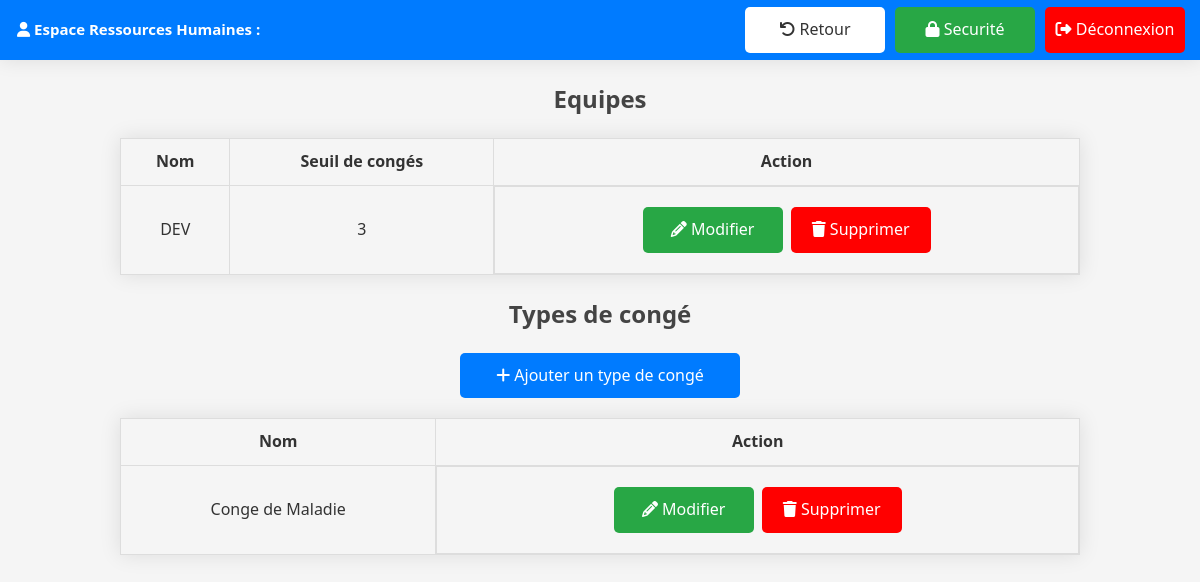
The app's page /conges/settings/ (signed in), older data.
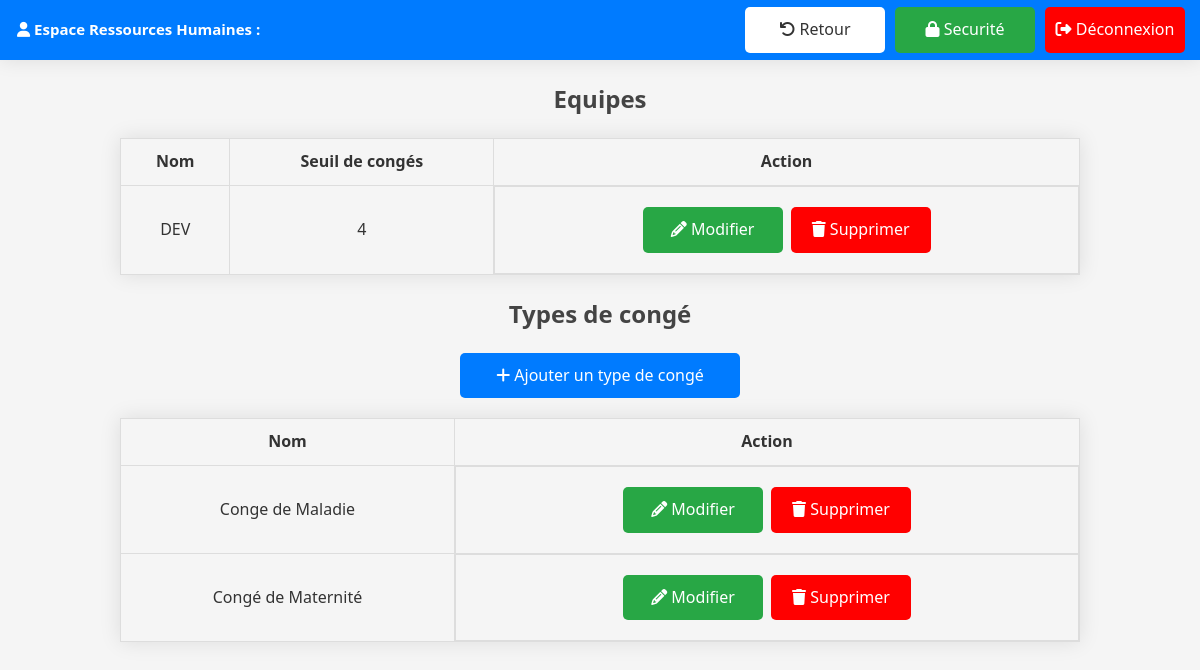
The same page, newer data.
### users/models.py (models this page shows, shortened)
class Equipe(models.Model):
    nom = models.CharField(max_length=100, null=True)
    seuil_conges = models.IntegerField(default=5)

class TypeConge(models.Model):
    nom = models.CharField(max_length=200)

### users/views.py (the view)
# urls.py: path('conges/settings/', views.settings, name='settings'),
@login_required
def settings(request):
    equipes = Equipe.objects.all()
    types_conge = TypeConge.objects.all()
    context = {
        'equipes': equipes,
        'types_conge': types_conge,
    }
    return render(request, 'ressourceshumaines/settings.html', context)

### users/templates/ressourceshumaines/settings.html (shortened to what this page needs)
{% extends "base.html" %}
{% block topbar-left-container %}
<div class="tb-title"><i class="fa-solid fa-user"></i> Espace Ressources Humaines : </div>
{% endblock %}
{% block topbar-right-container %}
<a class="return-button" href="{% url 'dashboard' %}"><i class="fa-solid fa-arrow-rotate-left"></i> Retour</a>
<a class="security-button" href="{% url 'security' %}"><i class="fa-solid fa-lock"></i> Securité</a>
<a class="logout-button" href="{% url 'logout' %}"><i class="fa-solid fa-right-from-bracket"></i> Déconnexion</a>
{% endblock %}
{% block content %}
<h2>Equipes</h2>
<table>
    <tr>
        <th>Nom</th>
        <th>Seuil de congés</th>
        <th>Action</th>
    </tr>
    {% for equipe in equipes %}
    <tr>
        <td>{{ equipe.nom }}</td>
        <td>{{ equipe.seuil_conges }}</td>
        <td class="action">
            <a class="accept" href="{% url 'modify' equipe.id 'Equipe' %}"><i class="fa-solid fa-pencil"></i> Modifier</a>
            <a class="reject" href="{% url 'delete' equipe.id 'Equipe' %}"><i class="fa-solid fa-trash"></i> Supprimer</a>
        </td>
    </tr>
    {% empty %}
    <tr>
        <td colspan="3">Aucune équipe.</td>
    {% endfor %}
</table>
<h2>Types de congé</h2>
<a class="add" href="{% url 'create_conge' %}"><i class="fa-solid fa-plus"></i> Ajouter un type de congé</a>
<table>
    <tr>
        <th>Nom</th>
        <th>Action</th>
    </tr>
    {% for type_conge in types_conge %}
    <tr>
        <td>{{ type_conge.nom }}</td>
        <td class="action">
            <a class="accept" href="{% url 'modify' type_conge.id 'TypeConge' %}"><i  class="fa-solid fa-pencil"></i> Modifier</a>
            <a class="reject" href="{% url 'delete' type_conge.id 'TypeConge' %}"> <i class="fa-solid fa-trash"></i> Supprimer</a>
        </td>
    </tr>
    {% empty %}
    <tr>
        <td colspan="2">Aucun type de congé.</td>
    {% endfor %}
</table>
{% endblock %}

Row changes from the older to the newer data that the page shows:
changed Equipe "DEV": seuil_conges "3" → "4"
added TypeConge: nom "Congé de Maternité"
